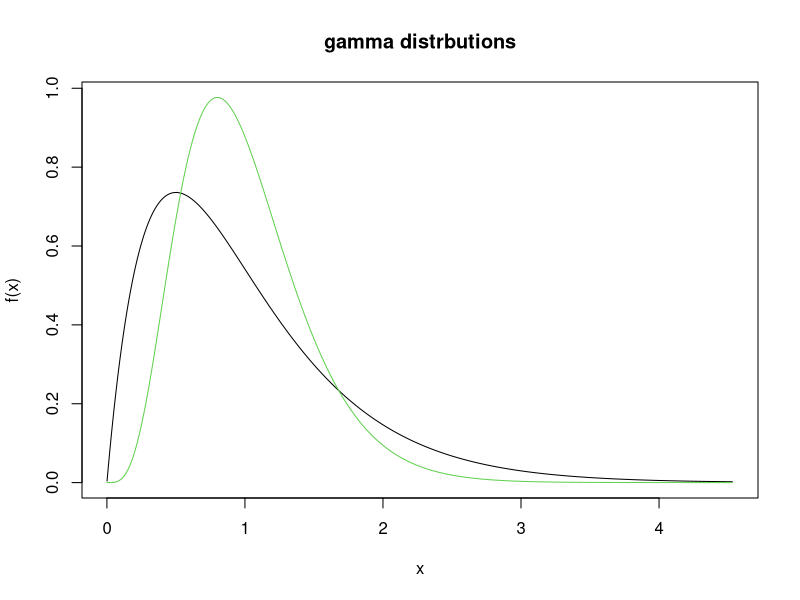

The R source for this figure:
rm(list=ls())
alpha_1 = 2
beta_1 = 2
alpha_2 = 5
beta_2 = 5
alpha = c(alpha_1,alpha_2)
beta = c(beta_1,beta_2)

mean = alpha/beta
mean
var = alpha/(beta*beta)
var
x_lo = mean - 5*sqrt(var)
x_lo = max(c(0.001,min(x_lo)))
x_up = mean + 5*sqrt(var)
x_up = max(x_up)
x = seq(from = x_lo, to = x_up, by = 0.01)

y1 = dgamma(x, shape = alpha[1], rate = beta[1], log = FALSE)
y_up1 = max(y1)
y_lo1 = min(y1)

y2 = dgamma(x, shape=alpha[2], rate=beta[2], log=FALSE)

y_up2 = max(y2)
y_lo2 = min(y2)

y_up = max(c(y_up1,y_up2))
y_lo = min(c(y_lo1,y_lo2))

plot(x,y1,type="l",xlab="x",ylab="f(x)",
     xlim=c(x_lo,x_up),ylim=c(y_lo,y_up),
    main="gamma distrbutions")   # distribution 1 is black

lines(x,y2,col=3)     # distribution 2 is green
